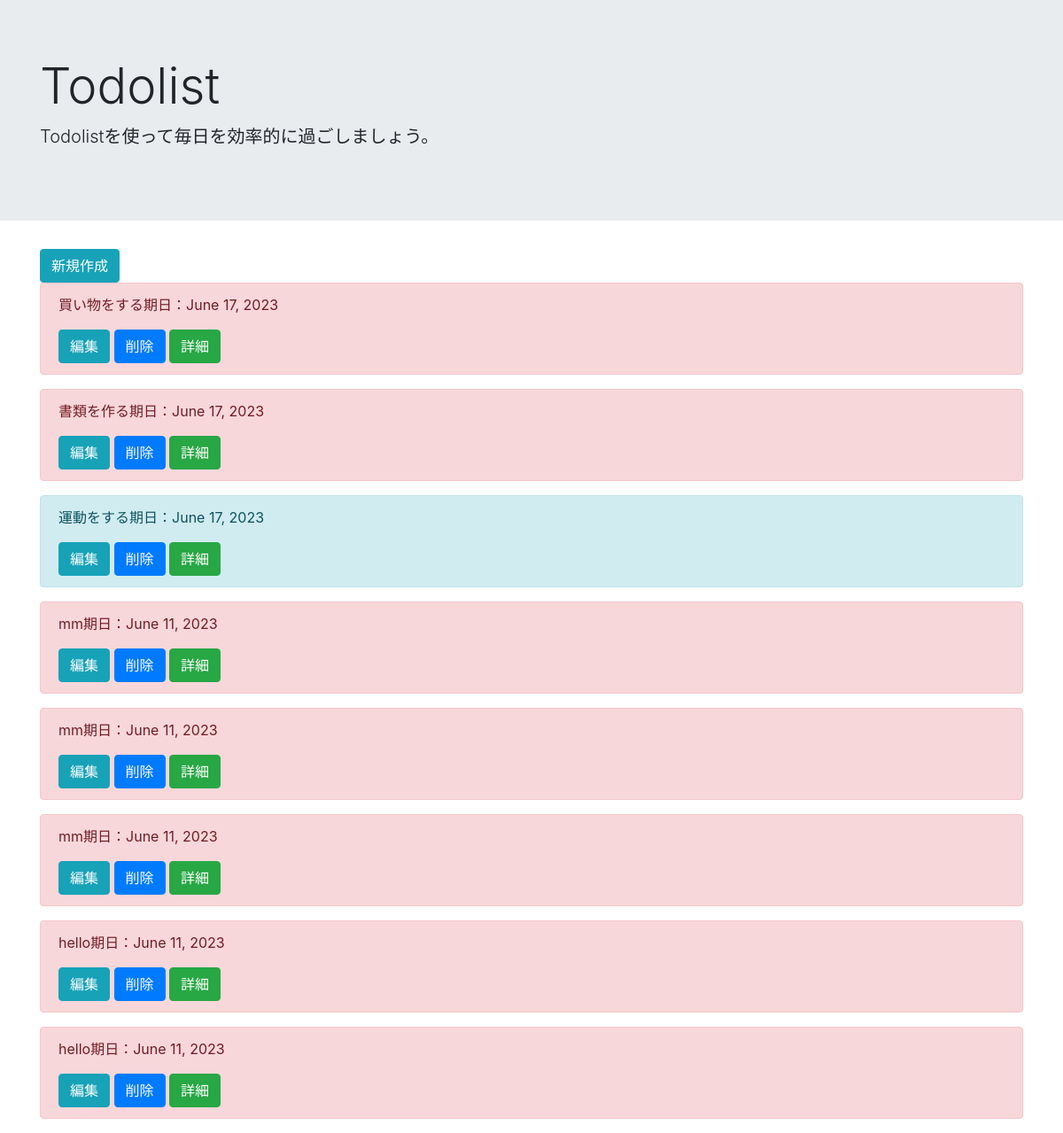
The page /list/ on the database as committed earlier.
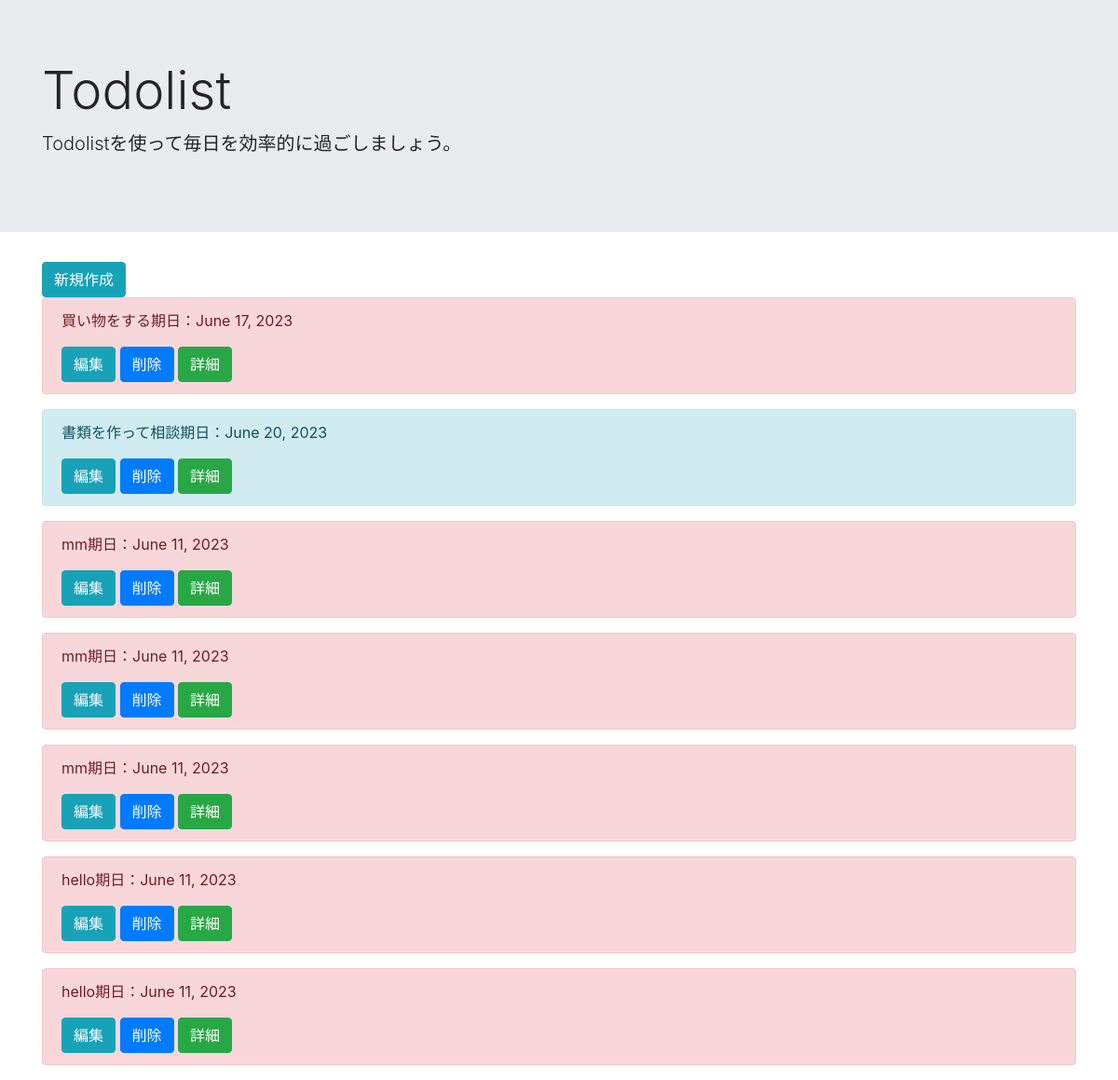
The same page on the database as committed later.
### todo/models.py (models this page shows, shortened)
class TodoModel(models.Model):
    title = models.CharField(max_length=100)
    memo = models.TextField()
    priority = models.CharField(
        max_length = 50,
        choices = PRIORITY
    )
    duedate = models.DateField()

### todo/views.py (the view)
# urls.py: path('list/', TodoList.as_view(), name='list'),
class TodoList(ListView):
    template_name = 'list.html'
    model = TodoModel

### templates/list.html
{% extends 'base.html'%}
{% block header %}
<div class="jumbotron jumbotron-fluid">
  <div class="container">
    <h1 class="display-4">Todolist</h1>
    <p class="lead">Todolistを使って毎日を効率的に過ごしましょう。</p>
  </div>
</div>
{% endblock header %}
{% block content %}
<div class="container">
  <a href="{% url 'create' %}" class="btn btn-info " tabindex="-1" role="button" aria-disabled="true">新規作成</a>
  {% for item in object_list %}
  <div class="alert alert-{{ item.priority }}" role="alert">
    <p>{{ item.title }}期日：{{ item.duedate }}</p>
    <a href="{% url 'update' item.pk %}" class="btn btn-info " tabindex="-1" role="button" aria-disabled="true">編集</a>
    <a href="{% url 'delete' item.pk %}" class="btn btn-primary " tabindex="-1" role="button" aria-disabled="true">削除</a>
    <a href="{% url 'detail' item.pk %}" class="btn btn-success " tabindex="-1" role="button" aria-disabled="true">詳細</a>
  </div>
  {% endfor %}
</div>
{% endblock content %}

### templates/base.html (shortened to what this page needs)
<!doctype html>
<html lang="en">
  <head>
    <link rel="stylesheet" href="https://cdn.jsdelivr.net/npm/bootstrap@4.3.1/dist/css/bootstrap.min.css">
  </head>
  <body>
    {% block header %}
    {% endblock header %}
    {% block content %}
    {% endblock content %}
  </body>
</html>

Rows that differ between the two databases and show on the page:
removed TodoModel: title "運動をする", duedate "June 17, 2023", priority "info" (drawn)
changed TodoModel: priority "danger" → "info" (drawn); title "書類を作る" → "書類を作って相談"; duedate "June 17, 2023" → "June 20, 2023"
